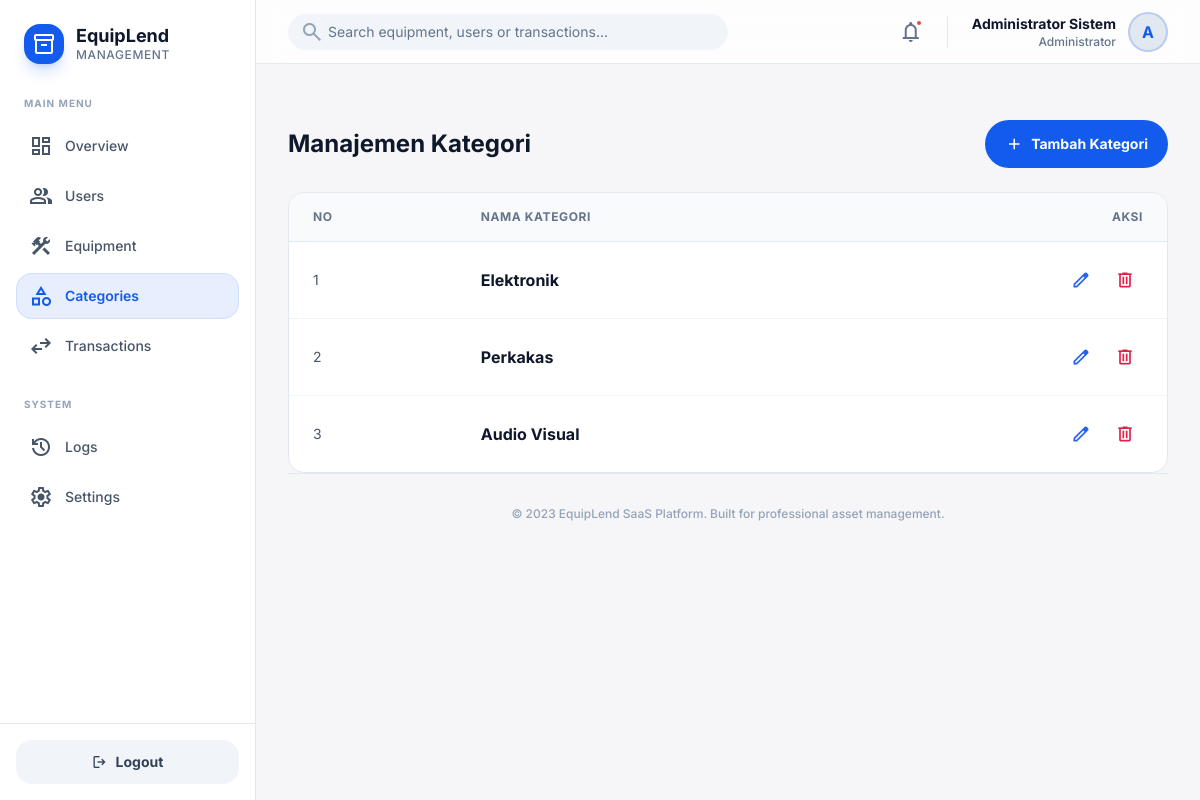
The page /admin/kategori (signed in) on the database its author committed.
### tables this page shows
CREATE TABLE kategori (
    id INT AUTO_INCREMENT PRIMARY KEY,
    nama_kategori VARCHAR(100) NOT NULL
);

### app/controllers/Admin.php (called while the page is built, shortened)
<?php
class Admin extends Controller
{
    public function kategori()
    {
        $data['title'] = 'Manajemen Kategori';
        $data['kategori'] = $this->model('Kategori_model')->getAllKategori();
        $this->view('admin/kategori', $data);
    }
}

### app/core/App.php (called while the page is built, shortened)
<?php
class App
{
    protected $method = 'index';
    protected $params = [];
    public function __construct()
    {
        $url = $this->parseURL();
        if (isset($url[0])) {
            if (file_exists('app/controllers/' . ucfirst($url[0]) . '.php')) {
                unset($url[0]);
            }
        }
        $this->controller = new $this->controller;
        if (isset($url[1])) {
            if (method_exists($this->controller, $url[1])) {
                $this->method = $url[1];
            }
        }
        call_user_func_array([$this->controller, $this->method], $this->params);
    }
    public function parseURL()
    {
        if (isset($_GET['url'])) {
            $url = rtrim($_GET['url'], '/');
            $url = filter_var($url, FILTER_SANITIZE_URL);
            $url = explode('/', $url);
            return $url;
        }
        return [];
    }
}

### index.php (called while the page is built, shortened)
<?php
require_once 'app/core/App.php';
require_once 'app/core/Controller.php';
require_once 'app/core/Database.php';
$app = new App;

### app/core/Database.php (called while the page is built, shortened)
<?php
class Database
{
    private $host = DB_HOST;
    private $user = DB_USER;
    private $pass = DB_PASS;
    private $db_name = DB_NAME;
    private $dbh;
    private $stmt;
    public function __construct()
    {
        $dsn = 'mysql:host=' . $this->host . ';dbname=' . $this->db_name;
        $options = [
            PDO::ATTR_PERSISTENT => true,
            PDO::ATTR_ERRMODE => PDO::ERRMODE_EXCEPTION
        ];
        try {
            $this->dbh = new PDO($dsn, $this->user, $this->pass, $options);
        } catch (PDOException $e) {
            die($e->getMessage());
        }
    }
    public function query($query)
    {
        $this->stmt = $this->dbh->prepare($query);
    }
    public function execute()
    {
        return $this->stmt->execute();
    }
    public function resultSet()
    {
        $this->execute();
        return $this->stmt->fetchAll(PDO::FETCH_ASSOC);
    }
}

### app/models/Kategori_model.php (called while the page is built, shortened)
<?php
class Kategori_model
{
    private $table = 'kategori';
    private $db;
    public function __construct()
    {
        $this->db = new Database;
    }
    public function getAllKategori()
    {
        $this->db->query('SELECT * FROM ' . $this->table);
        return $this->db->resultSet();
    }
}

### app/views/admin/kategori.php (the view, shortened to what this page needs)
<div class="flex items-center justify-between mb-6">
    <h1 class="text-2xl font-bold text-slate-900 dark:text-white">Manajemen Kategori</h1>
    <button onclick="openModal('tambahKategoriModal')"
        class="flex items-center gap-2 rounded-xl bg-primary px-5 py-2.5 text-sm font-bold text-white soft-shadow hover:bg-blue-700 transition-all">
        <span class="material-symbols-outlined text-lg">add</span>
        Tambah Kategori
    </button>
</div>
<div
    class="bg-white dark:bg-slate-800 rounded-2xl border border-slate-200 dark:border-slate-700 soft-shadow overflow-hidden">
    <div class="overflow-x-auto">
        <table class="w-full text-left border-collapse">
            <thead>
                <tr class="bg-slate-50 dark:bg-slate-850/50">
                    <th
                        class="px-6 py-4 text-xs font-bold text-slate-500 uppercase tracking-wider border-b border-slate-200 dark:border-slate-700">
                        No</th>
                    <th
                        class="px-6 py-4 text-xs font-bold text-slate-500 uppercase tracking-wider border-b border-slate-200 dark:border-slate-700">
                        Nama Kategori</th>
                    <th
                        class="px-6 py-4 text-xs font-bold text-slate-500 uppercase tracking-wider border-b border-slate-200 dark:border-slate-700 text-right">
                        Aksi</th>
                </tr>
            </thead>
            <tbody class="divide-y divide-slate-100 dark:divide-slate-700/50">
                <?php $no = 1;
                foreach ($data['kategori'] as $kategori): ?>
                    <tr class="hover:bg-slate-50 dark:hover:bg-slate-750 transition-colors">
                        <td class="px-6 py-4 text-sm text-slate-600 dark:text-slate-400"><?= $no++; ?></td>
                        <td class="px-6 py-4 font-bold text-slate-900 dark:text-white"><?= $kategori['nama_kategori']; ?>
                        </td>
                        <td class="px-6 py-4 text-right">
                            <div class="flex items-center justify-end gap-2">
                                <button onclick="openEditModal(<?= $kategori['id']; ?>)"
                                    class="p-2 rounded-lg hover:bg-blue-50 dark:hover:bg-blue-900/30 text-blue-600 transition-colors"
                                    title="Edit">
                                    <span class="material-symbols-outlined text-xl">edit</span>
                                </button>
                                <a href="<?= BASE_URL; ?>/admin/kategoriDelete/<?= $kategori['id']; ?>"
                                    onclick="return confirm('Yakin ingin menghapus?')"
                                    class="p-2 rounded-lg hover:bg-rose-50 dark:hover:bg-rose-900/30 text-rose-600 transition-colors"
                                    title="Delete">
                                    <span class="material-symbols-outlined text-xl">delete</span>
                                </a>
                            </div>
                        </td>
                    </tr>
                <?php endforeach; ?>
            </tbody>
        </table>
    </div>
</div>

### app/views/templates/header_tailwind.php (style rules this page uses)
.material-symbols-outlined { font-variation-settings: 'FILL' 0, 'wght' 400, 'GRAD' 0, 'opsz' 24; vertical-align: middle; }
body { font-family: 'Inter', sans-serif; }

### rows shown on the page
kategori: nama_kategori "Elektronik"
kategori: nama_kategori "Perkakas"
kategori: nama_kategori "Audio Visual"

### other values the page prints
$menu['title'] "Overview"
$menu['title'] "Users"
$menu['title'] "Equipment"
$menu['title'] "Categories"
$menu['title'] "Transactions"
$menu['title'] "Logs"
$menu['title'] "Settings"
$_SESSION['nama'] "Administrator Sistem"
substr($_SESSION['nama'] ?? 'A', 0, 1) "A"
